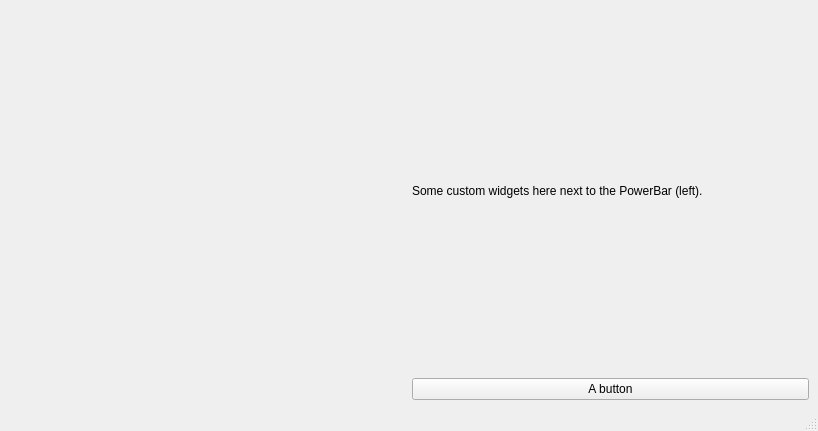
<?xml version="1.0" encoding="UTF-8"?>
<ui version="4.0">
 <class>MainWindow</class>
 <widget class="QMainWindow" name="MainWindow">
  <property name="geometry">
   <rect>
    <x>0</x>
    <y>0</y>
    <width>818</width>
    <height>431</height>
   </rect>
  </property>
  <property name="windowTitle">
   <string>MainWindow</string>
  </property>
  <widget class="QWidget" name="centralwidget">
   <layout class="QHBoxLayout" name="horizontalLayout">
    <item>
     <widget class="PlotWidget" name="widget" native="true"/>
    </item>
    <item>
     <layout class="QVBoxLayout" name="verticalLayout">
      <item>
       <widget class="QLabel" name="label">
        <property name="text">
         <string>Some custom widgets here next to the PowerBar (left).</string>
        </property>
       </widget>
      </item>
      <item>
       <widget class="QPushButton" name="pushButton">
        <property name="text">
         <string>A button</string>
        </property>
       </widget>
      </item>
     </layout>
    </item>
   </layout>
  </widget>
  <widget class="QMenuBar" name="menubar">
   <property name="geometry">
    <rect>
     <x>0</x>
     <y>0</y>
     <width>818</width>
     <height>26</height>
    </rect>
   </property>
  </widget>
  <widget class="QStatusBar" name="statusbar"/>
 </widget>
 <customwidgets>
  <customwidget>
   <class>PlotWidget</class>
   <extends>QWidget</extends>
   <header>pyqtgraph</header>
   <container>1</container>
  </customwidget>
 </customwidgets>
 <resources/>
 <connections/>
</ui>
